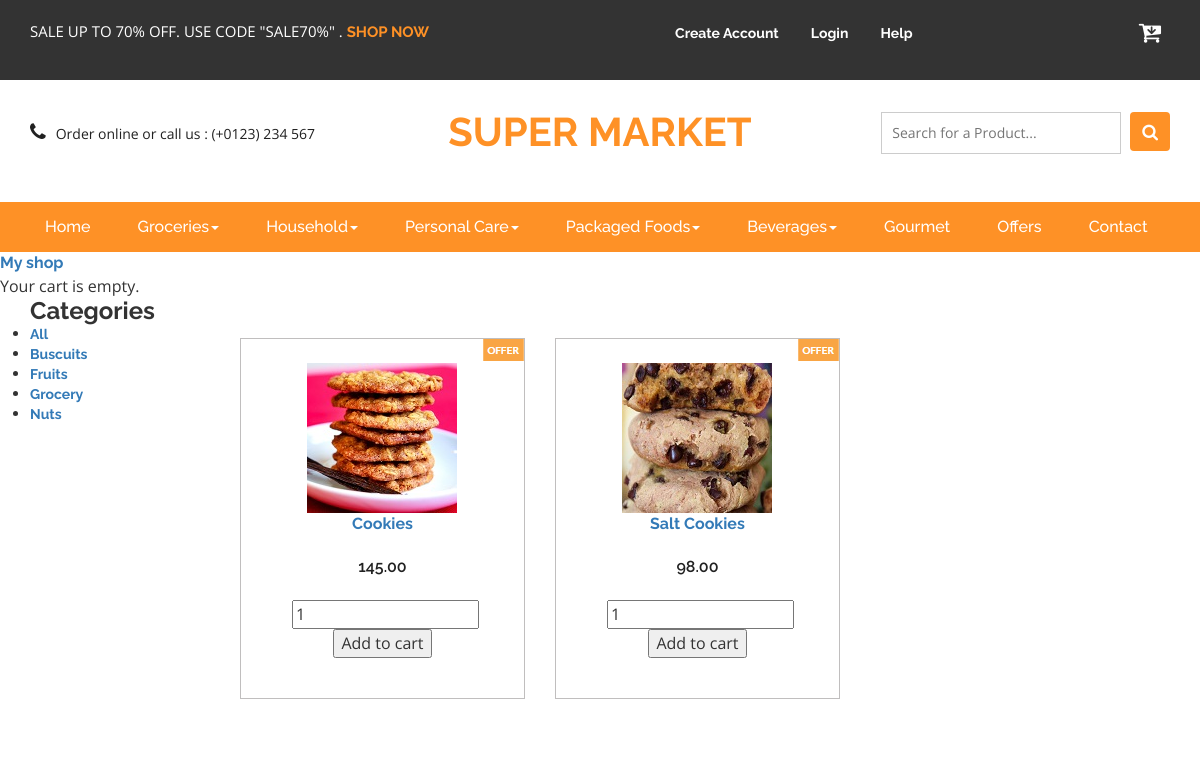
The page /buscuits/ on the database its author committed.
### shop/models.py (models this page shows, shortened)
class Category(models.Model):
    name = models.CharField(max_length=200,
    db_index=True)
    slug = models.SlugField(max_length=200,db_index=True,unique=True)
    class Meta:
        ordering = ('name',)
        verbose_name = 'category'
        verbose_name_plural = 'categories'
    def get_absolute_url(self):
        return reverse('shop:product_list_by_category',
                       args=[self.slug])

class Product(models.Model):
    category = models.ForeignKey(Category,
    related_name='products')
    name = models.CharField(max_length=200, db_index=True)
    slug = models.SlugField(max_length=200, db_index=True)
    image = models.ImageField(upload_to='products/%Y/%m/%d',
    blank=True)
    description = models.TextField(blank=True)
    price = models.DecimalField(max_digits=10, decimal_places=2)
    stock = models.PositiveIntegerField()
    available = models.BooleanField(default=True)
    created = models.DateTimeField(auto_now_add=True)
    updated = models.DateTimeField(auto_now=True)
    class Meta:
        ordering = ('name',)
        index_together = (('id', 'slug'),)
    def get_absolute_url(self):
        return reverse('shop:product_detail',
                       args=[self.id, self.slug])

### shop/views.py (the view)
# urls.py: url(r'^(?P<category_slug>[-\w]+)/$',views.product_list,name='product_list_by_category'),
def product_list(request, category_slug=None):
    category = None
    categories = Category.objects.all()
    products = Product.objects.filter(available=True)
    if category_slug:
        category = get_object_or_404(Category, slug=category_slug)
        products = products.filter(category=category)
    return render(request,'shop/product/list.html',{'category': category,'categories': categories,'products': products})

### cart/cart.py (called while the page is built)
    def __len__(self):
        return sum(item['quantity'] for item in self.cart.values())

### cart/context_processors.py (called while the page is built)
def cart(request):
    return {'cart': Cart(request)}

### shop/templates/shop/product/list.html (shortened to what this page needs)
{% extends "shop/base.html" %}
{% load static %}
{% block content %}
<div class="container">
    <div class="row">
        <div class="col-md-2">
            <div id="sidebar">
                <h3>Categories</h3>
                <ul>
                    <li {% if not category %}class="selected"{% endif %}>
                        <a href="{% url 'shop:product_list' %}">All</a>
                    </li>
                {% for c in categories %}
                    <li {% if category.slug == c.slug %}class="selected"{% endif %}>
                        <a href="{{ c.get_absolute_url }}">{{ c.name }}</a>
                    </li>
                {% endfor %}
                </ul>
            </div>
        </div>
         <div class="col-md-10">
               <div class="agile_top_brands_grids">
								{% for product in products %}
								<div class="col-md-4 top_brand_left" style="margin-bottom:40px">
									<div class="hover14 column">
										<div class="agile_top_brand_left_grid">
											<div class="agile_top_brand_left_grid_pos">
												<img src="{% static 'homepage/images/offer.png' %}" alt=" " class="img-responsive" />
											</div>
											<div class="agile_top_brand_left_grid1">
												<figure>
													<div class="snipcart-item block" >
														<div class="snipcart-thumb">
															<a href="{{ product.get_absolute_url }}">
                                                                <img src="{% if product.image %}{{ product.image.url }}{% else %}{% static 'img/no_image.png' %}{% endif %}">
                                                            </a>
															 <a href="{{ product.get_absolute_url }}">{{ product.name }}</a><br>
															<h4>{{  product.price}}</h4>
														</div>
														<div class="snipcart-details top_brand_home_details">
															<form action="{% url 'cart:cart_add' product.id %}" method="post">
																<input type="number" name="quantity" value="1"/>
																<input type="submit" value="Add to cart">
															</form>
														</div>
													</div>
												</figure>
											</div>
										</div>
									</div>
								</div>
								{% endfor %}
							</div>
         </div>
    </div>
</div>
{% endblock %}

### shop/static/shop/css/styles.css (style rules this page uses)
html, body { font-size: 100%; font-family: 'Open Sans', sans-serif; background:#ffffff; }
ul,label { margin:0; padding:0; }
.snipcart-thumb a { display: block; text-align: center; }
.agile_top_brand_left_grid { position: relative; display: block; }
input[type="submit"],#PPMiniCart .minicart-submit,.w3ls_vegetables ul li a,input[type="reset"],.agileinfo_mail_grid_left ul li a,.events_bottom_left2 ul li a,.w3ls_service_grids1_right a,ul.agileits_social_icons li a,.w3l_banner_nav_right_banner_pet a,.w3ls_w3l_banner_nav_right_grid_head_grid ul li a,.products-breadcrumb ul li a,.w3_footer_grid ul li a,.w3l_fresh_vegetables_grid ul li a,.wthree_footer_copy p a,.agile_top_brand_left_grid1 .button,.w3ls_logo_products_left1 ul.special_items li a,.w3ls_logo_products_left1 ul.phone_email li a { transition: .5s ease-in; -webkit-transition: .5s ease-in; -moz-transition: .5s ease-in; -o-transition: .5s ease-in; -ms-transition: .5s ease-in; }
.agile_top_brand_left_grid { background: #FFFFFF; padding: .5em; position:relative; }
.agile_top_brand_left_grid_pos { position:absolute; top:0%; right:0%; }
.agile_top_brand_left_grid1 { padding:1em; }
.agile_top_brand_left_grid1 img { margin:0 auto; }
.agile_top_brand_left_grid1 h4,.agileinfo_single_right_snipcart h4 { font-weight:600; font-size:1em; color:#212121; text-align: center; }
.snipcart-details { text-align: center; margin: 1.5em auto 1em; width:77%; }
.column div.agile_top_brand_left_grid { position: relative; margin:0; }
.agile_top_brand_left_grid figure { margin: 0; padding: 0; background:transparent; overflow: hidden; z-index: 0; }
.hover14 figure { position: relative; }
.hover14 figure::before { position: absolute; top: 0; left: -75%; z-index: 2; display: block; content: ''; width: 50%; height: 100%; background: -webkit-linear-gradient(left, rgba(255,255,255,0) 0%, rgba(255,255,255,.3) 100%); background: linear-gradient(to right, rgba(255,255,255,0) 0%, rgba(255,255,255,.3) 100%); -webkit-transform: skewX(-25deg); transform: skewX(-25deg); }
.agile_top_brands_grids { margin-top: 40px; }
.hover14.column { border: 1px solid #c0bebe; }

### rows shown on the page
Category: name "Buscuits"
Category: name "Fruits"
Category: name "Grocery"
Category: name "Nuts"
Product: image (picture), name "Cookies", price "145.00"
Product: image (picture), name "Salt Cookies", price "98.00"
